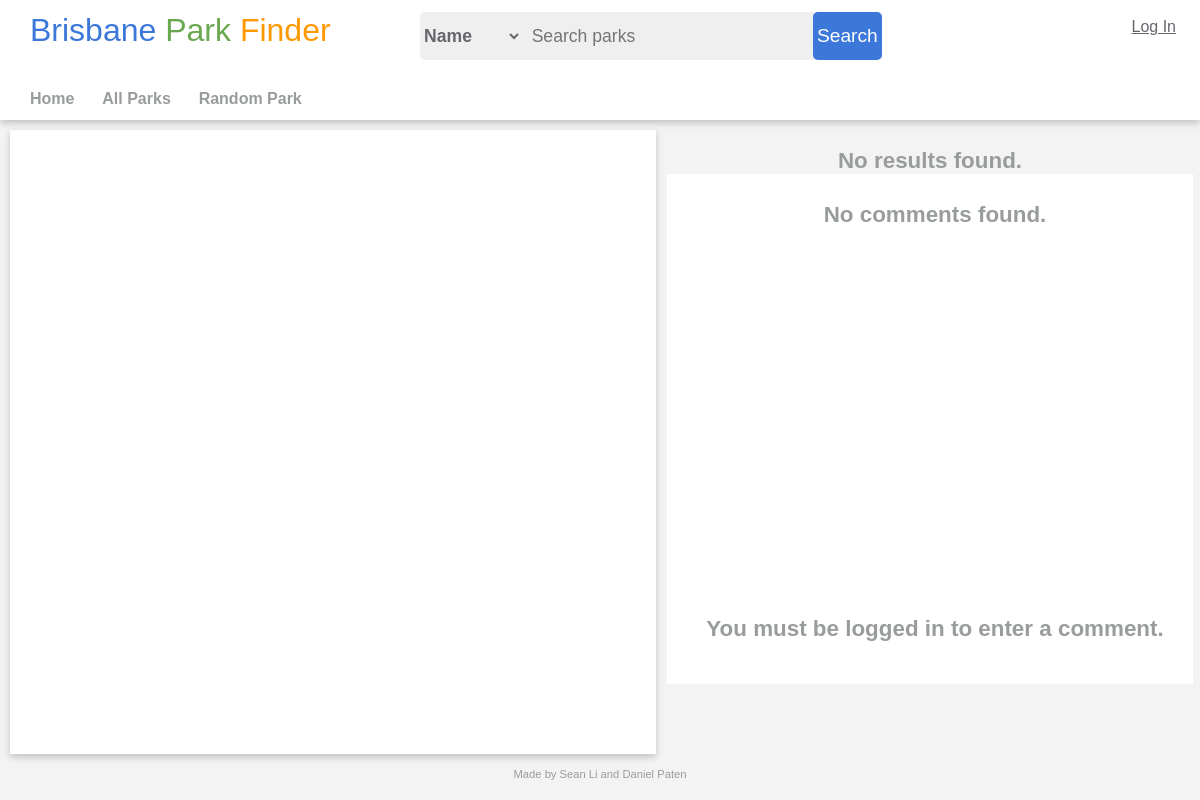
Page /itemPage.php on the earlier database version.
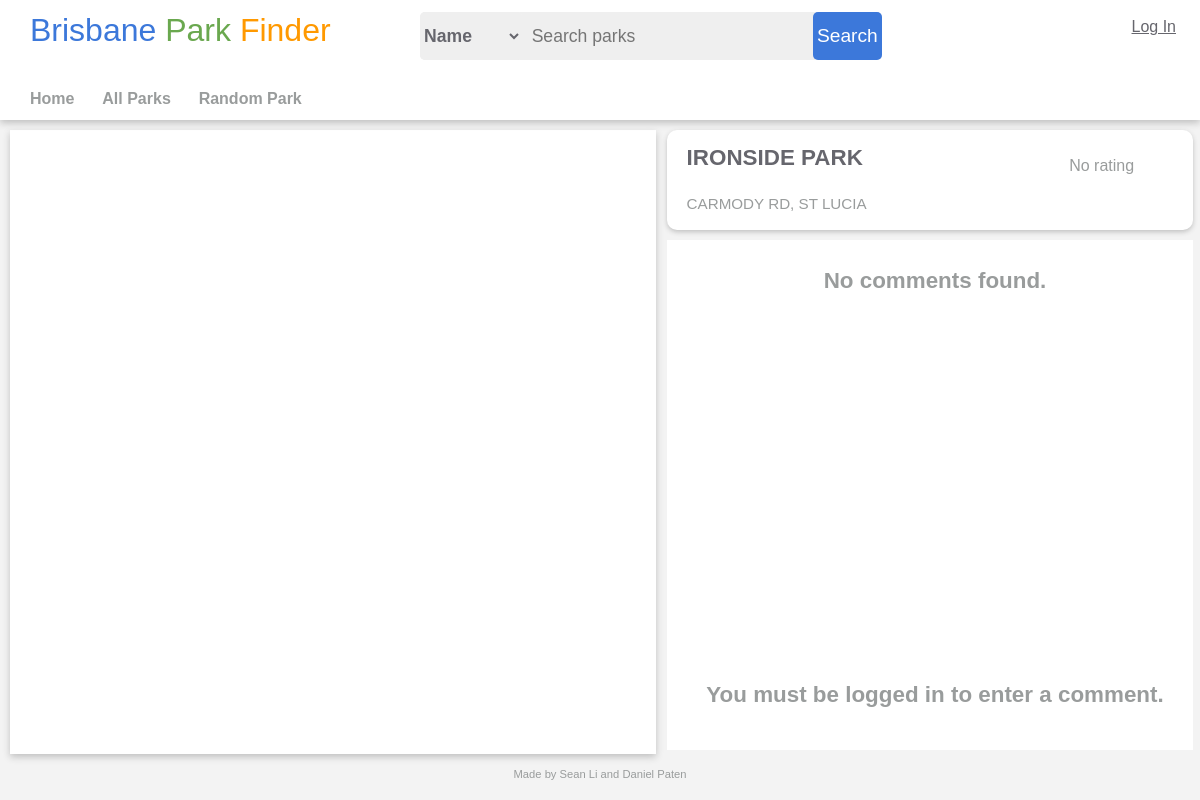
Same page on the later database version.
### tables this page shows
create table items
(
		pid INT primary key auto_increment,
		park_code nvarchar(5) not null,
		name nvarchar(60) not null,
		street nvarchar(30),
		suburb nvarchar(30) not null,
		easting TEXT not null,
		northing TEXT not null,
		latitude double not null,
		longitude double not null
);

### functions.php (the view, shortened to what this page needs)
<?php
	function connectDB()
	{
		return new PDO('mysql:host=localhost;dbname=parkfinder', 'root', '123456');
	}
	function showContent($pid, $name, $rating, $street, $suburb, $latitude, $longitude)
	{
        if (basename($_SERVER['PHP_SELF']) == 'resultPage.php') {
            echo '<div class="contentCell" itemscope itemtype="http://schema.org/Place">';
            echo "<span class=\"contentTitle\" itemprop=\"name\">$name</span>";
        } else {
            echo '<div class="contentCell">';
            echo "<span class=\"contentTitle\" itemprop=\"itemReviewed\">$name</span>";
        }
		echo '<div class="contentRating">';
		if ($rating > 0) {
			showStars('imgs/filledStar.svg', $rating);
		} else {
			echo 'No rating';
		}
		echo '</div>';
        if (basename($_SERVER['PHP_SELF']) == 'resultPage.php') {
            echo "<span class=\"contentDescription\" itemprop=\"address\">$street, $suburb</span>";
        } else {
            echo "<span class=\"contentDescription\">$street, $suburb</span>";
        }
		echo '</div>';
	}
    function searchParks($type, $value)
    {
        if ($type == 'name') {
            $sql = 'select * from items where name like :value';
            $value = "%$value%";
        } else if ($type == 'suburb') {
            $sql = 'select * from items where suburb = :value';
        } else if ($type == 'rating') {
            $sql = 'select * from items where pid in (
            			select pid from (
                             select pid, sum(rating)/count(pid) as avgRating from reviews group by pid
                        ) as t where avgRating >= :value
            		)';
        } else if ($type == 'pid') {
            $sql = 'select * from items where pid = :value';
        } else {
            $sql = 'select * from items';
        }
        $db = connectDB();
        $stmt = $db->prepare($sql);
        $stmt->bindValue(':value', $value);
        $stmt->execute();
        $results = $stmt->fetchAll();
        if (count($results) > 0) {
            foreach ($results as $row) {
                $pid = $row['pid'];
                $name = $row['name'];
                $street = $row['street'];
                $suburb = $row['suburb'];
                $latitude = $row['latitude'];
                $longitude = $row['longitude'];
                $rating = floor(calculateAverageRating($db, $pid));
                if ($type != 'pid') {
                    echo "<a href=\"itemPage.php?pid=$pid\">";
                    showContent($pid, $name, $rating, $street, $suburb, $latitude, $longitude);
                    echo '</a>';
                } else {
                    showContent($pid, $name, $rating, $street, $suburb, $latitude, $longitude);
                }
            }
        } else {
            echo "<div id=\"noResults\"><br><span class=\"noResultsText\">No results found.</span></div>";
        }
    }
	function calculateAverageRating($db, $pid)
	{
		$sql = 'select sum(rating)/count(rating) from reviews where pid = :pid';
		$stmt = $db->prepare($sql);
		$stmt->bindValue(':pid', $pid);
		$stmt->execute();
		$averageRating = $stmt->fetchColumn();
		return $averageRating;
	}
    function searchComments($pid)
    {
        $sql = 'select first_name, last_name, rating, date, comment
        		from reviews, members
        		where reviews.uid = members.uid and pid = :pid';
        $db = connectDB();
        $stmt = $db->prepare($sql);
        $stmt->bindValue(':pid', $pid);
        $stmt->execute();
        $results = $stmt->fetchAll();
        echo '<div id="commentList">';
        if (count($results) > 0) {
        	foreach ($results as $row) {
            	$name = "{$row['first_name']} {$row['last_name']}";
            	$rating = $row['rating'];
            	$date = $row['date'];
            	$comment = $row['comment'];
            	showComments($name, $rating, $comment, $date);
        	}
		} else {
            echo "<div id=\"noResults\"><br><span class=\"noResultsText\">No comments found.</span></div>";
		}
        echo '</div>';
    }
?>

### itemPage.php (shortened to what this page needs)
<?php require_once 'functions.php';?>
<!DOCTYPE html>
<html>
    <head>
        <?php
            require_once 'header.php';
            if (isset($_GET['pid'])) {
                $pid = $_GET['pid'];
            } else if (isset($_POST['pid'])) {
                $pid = $_POST['pid'];
            } else {
				$pid = rand(1, 2214);
			}
            getParkName($pid) ?>
        <link rel="stylesheet" type="text/css" href="style.css">
    </head>
    <body>
        <div id="detailedInfo" itemscope itemtype="http://schema.org/Review">
			<?php
				searchParks('pid', $pid);
				searchComments($pid);
			?>
            <div id="commentBox">
                <?php
                    if (isset($_SESSION['user'])) {
                        echo "<form action='itemPage.php' method='post' onsubmit='return commentSubmit(this)'>
                            <textarea id='commentArea' name='comment' placeholder='Leave a comment'></textarea>
                            <div class='commentRating' id='commentBoxRating'>
                            <img src='imgs/unfilledStar.svg' alt='stars' onclick='ratingStarClicked(this, 1)'>
                            <img src='imgs/unfilledStar.svg' alt='stars' onclick='ratingStarClicked(this, 2)'>
                            <img src='imgs/unfilledStar.svg' alt='stars' onclick='ratingStarClicked(this, 3)'>
                            <img src='imgs/unfilledStar.svg' alt='stars' onclick='ratingStarClicked(this, 4)'>
                            <img src='imgs/unfilledStar.svg' alt='stars' onclick='ratingStarClicked(this, 5)'>
                            </div>
                            <input type='hidden' name='rating' class='rating'>
                            <input type='hidden' name='pid' value='$pid'>
                            <input type='submit' id='commentSubmitButton' value='Submit'>
                        </form>";
                    } else {
            			echo "<br><br><div id=\"noResults\"><br><span class=\"noResultsText\">You must be logged in to enter a comment.</span></div>";
                    }
			?>
            </div>
        </div>
        <div id="mapWrapper">
            <div id="map"></div>
        </div>
        <div id="footer">
            <span id="footerText">Made by Sean Li and Daniel Paten</span>
        </div>
    </body>
</html>

### header.php (shortened to what this page needs)
<div id="header">
	<div id="logo">
    	<span id="text_brisbane">Brisbane</span>
        <span id="text_park">Park</span>
        <span id="text_finder">Finder</span>
    </div>
    <div id="searchBox">
        <form action="resultPage.php" method="get" onsubmit="return searchSubmit(this)">
            <select id="typeSelectorHeader" class="typeSelector_name" name="typeSelector" onchange="typeSelectorChanged()">
                <option value="name">Name</option>
            </select>
            <input type="text" id="searchBarHeader" class="searchBar_name" name="value" placeholder="Search parks">
            <input type="submit" id="submitButtonHeader" name="submit" value="Search">
        </form>
    </div>
    <div id="loginLink">
        <?php
            if (isset($_SESSION['user'])) {
                echo '<a href="logout.php">Log Out</a>';
            } else {
                echo '<a href="login.php">Log In</a>';
            }
        ?>
	</div>
    <div id="navigationBar">
        <ul>
            <li><a href="index.php">Home</a></li>
            <li><a href="resultPage.php">All Parks</a></li>
        	<li><a href="itemPage.php">Random Park</a></li>
        </ul>
    </div>
</div>

### style.css (style rules this page uses)
body, html { background-color: #f3f3f3; margin: 0; padding: 0; height: 100%; min-width: 1000px; font-family: "Microsoft Yahei", Tahoma, Helvetica, Arial, sans-serif; }
#header { position: relative; height: 120px; background-color: white; box-shadow: 0px 3px 7px #c0c0c0; }
#logo { position: absolute; top: calc((50% - 37px) / 2); min-width: 338px; padding-left: 2.5%; font-size: 200%; left: 0; }
#text_brisbane { color: #3c78da; }
#text_park { color: #6aa84f; }
#text_finder { color: #ff9900; }
#searchBox { position: relative; top: 10%; left: 35%; height: 40%; width: 30%; min-width: 462px; text-align: center; background-color: #efefef; border: 0px; border-radius: 5px; transition: box-shadow 0.3s; }
#searchBarHeader { position: absolute; left: 22%; height: 100%; width: 60%; min-width: 280px; border: 0px; padding: 0px; padding-left: 10px; background-color: #efefef; color:#66666d; outline: none; font-size: 110%; }
#typeSelectorHeader { position: absolute; height: 100%; min-width: 84px; width: 22%; left: 0; color: #66666d; font-weight: bold; border: 0; border-radius: 5px; background-color: #efefef; outline: none; font-size: 110%; }
#submitButtonHeader { position: absolute; height: 100%; width: 15%; min-width: 69px; right: 0; border: 0; border-radius: 5px; background-color: #3c78da; padding: 0; color: white; outline: none; font-size: 120%; }
#loginLink { position: absolute; top: 15%; height: 20%; width: 16%; right: 0; text-align: right; padding-right: 2%; font-size: 100%; }
#loginLink a:link, a:visited { color: #66666d; }
#navigationBar { position: absolute; width: 100%; left: 0; bottom:0; border:1px; border-color:black; }
#navigationBar ul { list-style-type: none; margin-left: 2.5%; margin-bottom: 2px; padding: 0; overflow: hidden; }
#navigationBar ul li { display: inline-block; margin-right: 2%; border: 0; border-color: white; padding-bottom: 10px; transition: border-color 0.5s; }
#navigationBar ul li a { text-align: center; text-decoration: none; font-weight: bold; font-size: 100%; color: #999c9c; }
#mapWrapper { background: white; width: 53%; height: calc(98% - 170px); min-height: 575px; margin-top: 10px; margin-left: 10px; padding: 5px; box-shadow: 0px 3px 7px #c0c0c0; }
#map { height: 100%; width: 100%; margin-left: auto; margin-right: auto; }
.contentCell { margin-bottom: 10px; margin-left: auto; margin-right: auto; padding-top: 15px; padding-left: 20px; padding-right: 10px; padding-bottom: 10px; width: 92%; height: 12%; min-height: 75px; border-radius: 10px; box-shadow: 0px 2px 5px #c0c0c0; background-color: white; }
.contentTitle { display: inline-block; width: 75%; font-size: 140%; font-weight: bold; color: #66666d; margin-right: 10px; white-space: nowrap; overflow: hidden; text-overflow: ellipsis; }
#noResults { text-align: center; }
.noResultsText { padding-top: 25px; font-size: 140%; font-weight: bold; color: #999c9c; text-align: center; }
.contentRating { display: inline-block; color: #999c9c; }
.contentDescription { display: block; font-size: 95%; color: #999c9c; margin-top: 4%; overflow: hidden; }
#detailedInfo { width: 45%; height: calc(98% - 170px); margin-top: 10px; min-width: 433px; min-height: 584px; position: absolute; right: 0; }
#commentList { background-color: white; margin-left: auto; margin-right: auto; padding-top: 10px; padding-left: 20px; padding-right: 10px; width: 92%; height: calc(68% - 40px); overflow: auto; }
#commentBox { background-color: white; width: 92%; height: 20%; margin-left: auto; margin-right: auto; padding-left: 20px; padding-right: 10px; }
#footer { text-align: center; margin-top: 10px; padding-bottom: 10px; height: 2%; }
#footerText { font-size: 70%; color: #999c9c; margin-left: auto; margin-right: auto; }

Differences in the rows shown:
added items: name "IRONSIDE PARK", street "CARMODY RD", suburb "ST LUCIA"
Other differences:
text no longer shown: "No results found."
